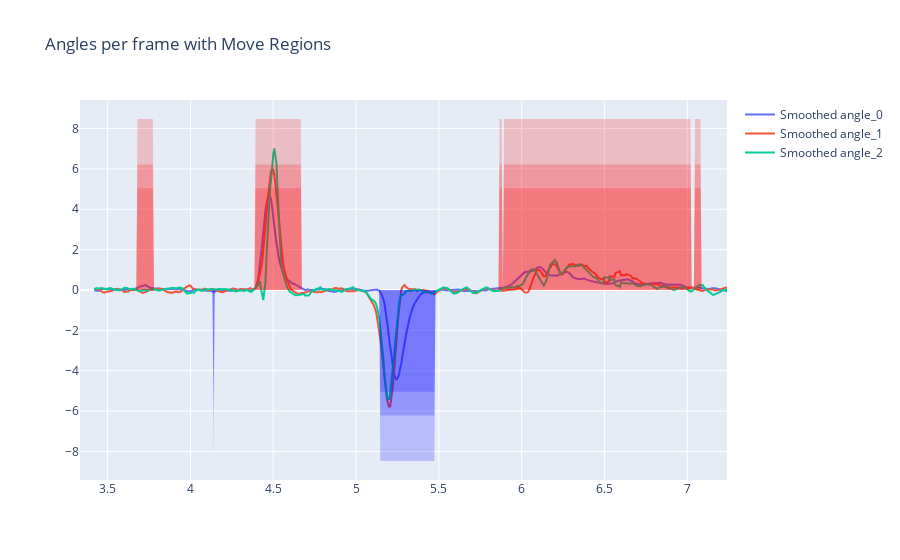

This figure's notebook cell:
### Code cell
import plotly.graph_objects as go
from plotly.subplots import make_subplots

# Assuming df_angle_speed is your DataFrame containing angle and speed data
# Replace 'angle_columns' and 'speed_column' with your actual column names
angle_columns = ["angle_0", "angle_1", "angle_2"]  # Change this to the actual angle column names
speed_column = "angle_0"  # Change this to the actual speed column name
threshold = 0.1

# Calculate the 'move' column based on the threshold
df_angle_speed["move"] = np.abs(df_angle_speed[speed_column].rolling(window=5).mean()) > threshold

# Create a Line Graph using Plotly Express
fig = make_subplots(rows=1, cols=1, shared_xaxes=True, shared_yaxes=True)

for angle_column in angle_columns:
    # Plot smoothed angle data
    fig.add_trace(go.Scatter(x=df_angle_speed['time'], y=df_angle_speed[angle_column].rolling(window=5).mean(),
                             mode='lines', name=f'Smoothed {angle_column}'))

# Create masks for positive and negative 'move' regions
positive_move_mask = (df_angle_speed["move"]) & (df_angle_speed[speed_column].rolling(window=5).mean() > 0)
negative_move_mask = (df_angle_speed["move"]) & (df_angle_speed[speed_column].rolling(window=5).mean() < 0)

# Add shaded regions for positive 'move' intervals
for angle_column in angle_columns:
    fig.add_trace(go.Scatter(x=df_angle_speed['time'], y=df_angle_speed[angle_column].max() * positive_move_mask,
                             fill='toself', fillcolor='rgba(255, 0, 0, 0.2)', line=dict(color='rgba(255, 255, 255, 0)'),
                             name=f'Positive Move Region - {angle_column}', showlegend=False))

# Add shaded regions for negative 'move' intervals
for angle_column in angle_columns:
    fig.add_trace(go.Scatter(x=df_angle_speed['time'], y=df_angle_speed[angle_column].max() * negative_move_mask * -1,
                             fill='toself', fillcolor='rgba(0, 0, 255, 0.2)', line=dict(color='rgba(255, 255, 255, 0)'),
                             name=f'Negative Move Region - {angle_column}', showlegend=False))

# Update layout
fig.update_layout(title_text=f'Angles per frame with Move Regions')

# Show the plot
fig.show()

### Figure 1 — Plotly figure (JSON) as saved in the notebook; plotly's stock layout.template omitted (floating-point values rounded to 4 significant figures; data arrays with more than 128 entries replaced by an {"elided": "..."} marker saying what was removed)
{"data": [{"mode": "lines", "name": "Smoothed angle_0", "x": {"elided": "587 float values"}, "y": {"elided": "587 float values"}, "type": "scatter"}, {"mode": "lines", "name": "Smoothed angle_1", "x": {"elided": "587 float values"}, "y": {"elided": "587 float values"}, "type": "scatter"}, {"mode": "lines", "name": "Smoothed angle_2", "x": {"elided": "587 float values"}, "y": {"elided": "587 float values"}, "type": "scatter"}, {"fill": "toself", "fillcolor": "rgba(255, 0, 0, 0.2)", "line": {"color": "rgba(255, 255, 255, 0)"}, "name": "Positive Move Region - angle_0", "showlegend": false, "x": {"elided": "587 float values"}, "y": {"elided": "587 float values"}, "type": "scatter"}, {"fill": "toself", "fillcolor": "rgba(255, 0, 0, 0.2)", "line": {"color": "rgba(255, 255, 255, 0)"}, "name": "Positive Move Region - angle_1", "showlegend": false, "x": {"elided": "587 float values"}, "y": {"elided": "587 float values"}, "type": "scatter"}, {"fill": "toself", "fillcolor": "rgba(255, 0, 0, 0.2)", "line": {"color": "rgba(255, 255, 255, 0)"}, "name": "Positive Move Region - angle_2", "showlegend": false, "x": {"elided": "587 float values"}, "y": {"elided": "587 float values"}, "type": "scatter"}, {"fill": "toself", "fillcolor": "rgba(0, 0, 255, 0.2)", "line": {"color": "rgba(255, 255, 255, 0)"}, "name": "Negative Move Region - angle_0", "showlegend": false, "x": {"elided": "587 float values"}, "y": {"elided": "587 float values"}, "type": "scatter"}, {"fill": "toself", "fillcolor": "rgba(0, 0, 255, 0.2)", "line": {"color": "rgba(255, 255, 255, 0)"}, "name": "Negative Move Region - angle_1", "showlegend": false, "x": {"elided": "587 float values"}, "y": {"elided": "587 float values"}, "type": "scatter"}, {"fill": "toself", "fillcolor": "rgba(0, 0, 255, 0.2)", "line": {"color": "rgba(255, 255, 255, 0)"}, "name": "Negative Move Region - angle_2", "showlegend": false, "x": {"elided": "587 float values"}, "y": {"elided": "587 float values"}, "type": "scatter"}], "layout": {"xaxis": {"anchor": "y", "domain": [0.0, 1.0]}, "yaxis": {"anchor": "x", "domain": [0.0, 1.0]}, "title": {"text": "Angles per frame with Move Regions"}}}
